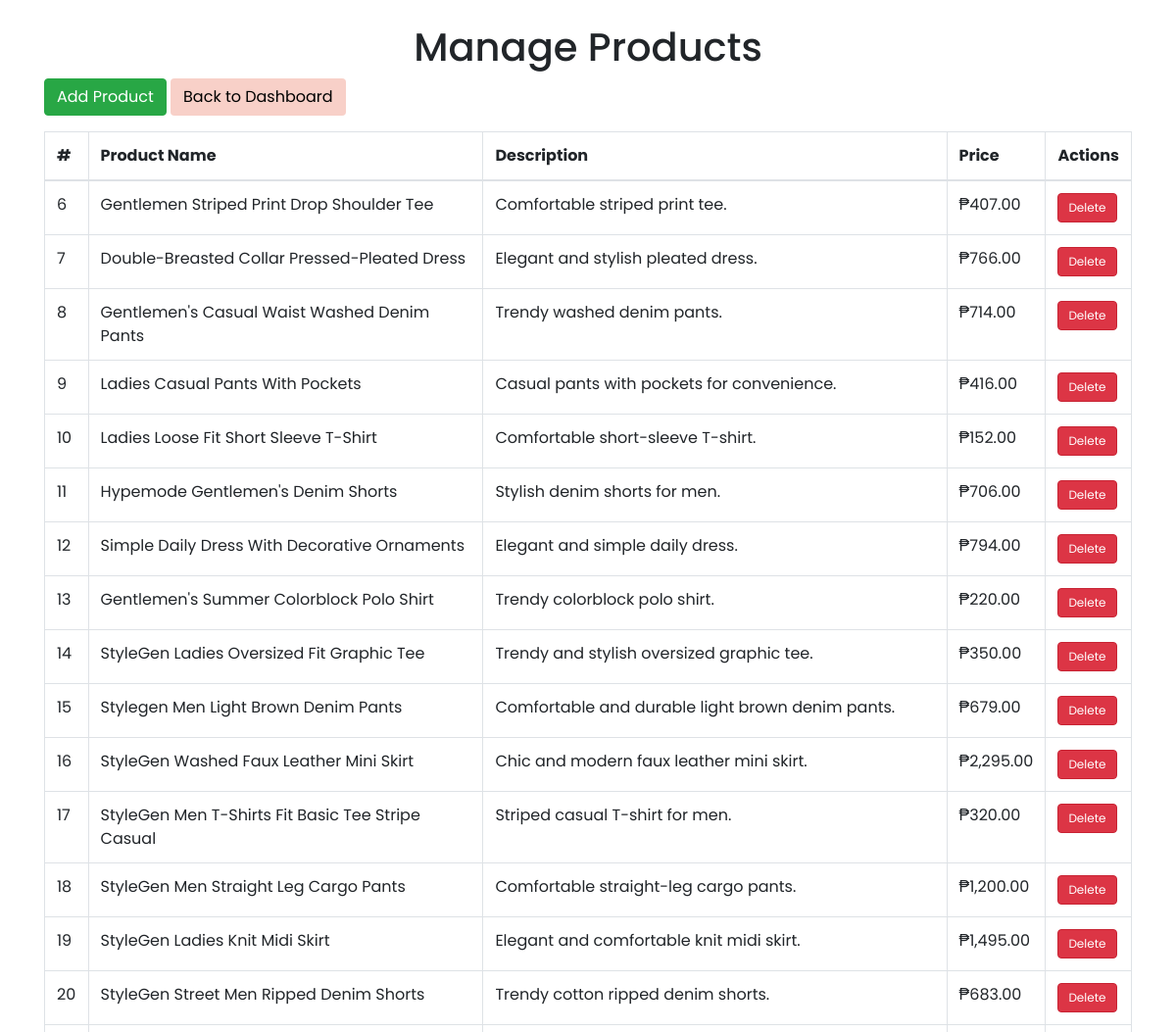
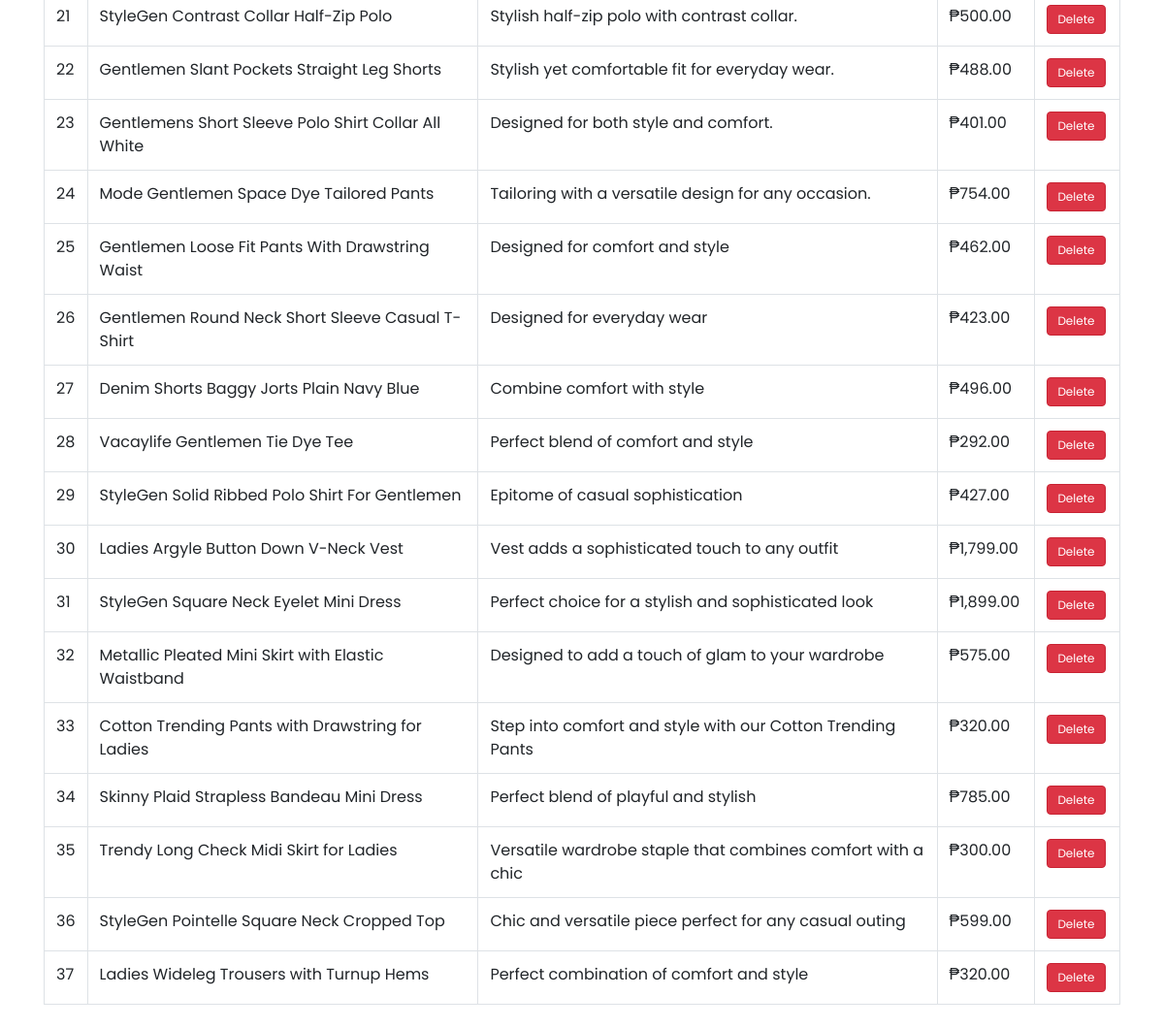
Screenshot of /manageproducts.php (signed in) with the database file from the repository (2 pictures, top to bottom).
### tables this page shows
CREATE TABLE `products` (
  `product_id` int(11) NOT NULL,
  `product_name` varchar(255) NOT NULL,
  `description` text NOT NULL,
  `price` decimal(10,2) NOT NULL,
  `orig_price` decimal(10,2) NOT NULL,
  `image_url` varchar(255) NOT NULL,
  `category` varchar(255) NOT NULL,
  `tag` varchar(100) NOT NULL
);

### manageproducts.php (the view, shortened to what this page needs)
<?php
include('db.php');
$query = "SELECT * FROM products";
$result = mysqli_query($connection, $query);
?>
<!DOCTYPE html>
<html lang="en">
<head>
    <link rel="stylesheet" href="https://stackpath.bootstrapcdn.com/bootstrap/4.5.2/css/bootstrap.min.css">
</head>
<body>
    <div class="container my-4">
        <h1 class="text-center">Manage Products</h1>
        <a href="addproduct.php" class="btn btn-success mb-3">Add Product</a>
        <a href="dashboard.php" class="btn back-btn mb-3">Back to Dashboard</a>
        <table class="table table-bordered">
            <thead>
                <tr>
                    <th>#</th>
                    <th>Product Name</th>
                    <th>Description</th>
                    <th>Price</th>
                    <th>Actions</th>
                </tr>
            </thead>
            <tbody>
                <?php while ($product = mysqli_fetch_assoc($result)) { ?>
                    <tr>
                        <td><?php echo htmlspecialchars($product['product_id']); ?></td>
                        <td><?php echo htmlspecialchars($product['product_name']); ?></td>
                        <td><?php echo htmlspecialchars($product['description']); ?></td>
                        <td>₱<?php echo number_format($product['price'], 2); ?></td>
                        <td>
                            <button onclick="confirmDelete(<?php echo $product['product_id']; ?>)"
                                    class="btn btn-danger action-btn">Delete</button>
                        </td>
                    </tr>
                <?php } ?>
            </tbody>
        </table>
    </div>
</body>
</html>

### manageproducts.php (style rules this page uses)
body { font-family: 'Poppins', sans-serif; }
.back-btn { background-color: #F8D0C8; color: black; }
.action-btn { font-size: 12px; padding: 5px 10px; }
.btn-danger { background-color: #dc3545; border-color: #c82333; }

### rows the page displays
products: product_id "6", product_name "Gentlemen Striped Print Drop Shoulder Tee", description "Comfortable striped print tee.", price "407.00"
products: product_id "7", product_name "Double-Breasted Collar Pressed-Pleated Dress", description "Elegant and stylish pleated dress.", price "766.00"
products: product_id "8", product_name "Gentlemen's Casual Waist Washed Denim Pants", description "Trendy washed denim pants.", price "714.00"
products: product_id "9", product_name "Ladies Casual Pants With Pockets", description "Casual pants with pockets for convenience.", price "416.00"
products: product_id "10", product_name "Ladies Loose Fit Short Sleeve T-Shirt", description "Comfortable short-sleeve T-shirt.", price "152.00"
products: product_id "11", product_name "Hypemode Gentlemen's Denim Shorts", description "Stylish denim shorts for men.", price "706.00"
products: product_id "12", product_name "Simple Daily Dress With Decorative Ornaments", description "Elegant and simple daily dress.", price "794.00"
products: product_id "13", product_name "Gentlemen's Summer Colorblock Polo Shirt", description "Trendy colorblock polo shirt.", price "220.00"
products: product_id "14", product_name "StyleGen Ladies Oversized Fit Graphic Tee", description "Trendy and stylish oversized graphic tee.", price "350.00"
products: product_id "15", product_name "Stylegen Men Light Brown Denim Pants", description "Comfortable and durable light brown denim pants.", price "679.00"
products: product_id "16", product_name "StyleGen Washed Faux Leather Mini Skirt", description "Chic and modern faux leather mini skirt.", price "2,295.00"
products: product_id "17", product_name "StyleGen Men T-Shirts Fit Basic Tee Stripe Casual", description "Striped casual T-shirt for men.", price "320.00"
products: product_id "18", product_name "StyleGen Men Straight Leg Cargo Pants", description "Comfortable straight-leg cargo pants.", price "1,200.00"
products: product_id "19", product_name "StyleGen Ladies Knit Midi Skirt", description "Elegant and comfortable knit midi skirt.", price "1,495.00"
products: product_id "20", product_name "StyleGen Street Men Ripped Denim Shorts", description "Trendy cotton ripped denim shorts.", price "683.00"
products: product_id "21", product_name "StyleGen Contrast Collar Half-Zip Polo", description "Stylish half-zip polo with contrast collar.", price "500.00"
products: product_id "22", product_name "Gentlemen Slant Pockets Straight Leg Shorts", description "Stylish yet comfortable fit for everyday wear.", price "488.00"
products: product_id "23", product_name "Gentlemens Short Sleeve Polo Shirt Collar All White", description "Designed for both style and comfort.", price "401.00"
products: product_id "24", product_name "Mode Gentlemen Space Dye Tailored Pants", description "Tailoring with a versatile design for any occasion.", price "754.00"
products: product_id "25", product_name "Gentlemen Loose Fit Pants With Drawstring Waist", description "Designed for comfort and style", price "462.00"
products: product_id "26", product_name "Gentlemen Round Neck Short Sleeve Casual T-Shirt", description "Designed for everyday wear", price "423.00"
products: product_id "27", product_name "Denim Shorts Baggy Jorts Plain Navy Blue", description "Combine comfort with style", price "496.00"
products: product_id "28", product_name "Vacaylife Gentlemen Tie Dye Tee", description "Perfect blend of comfort and style", price "292.00"
products: product_id "29", product_name "StyleGen Solid Ribbed Polo Shirt For Gentlemen", description "Epitome of casual sophistication", price "427.00"
products: product_id "30", product_name "Ladies Argyle Button Down V-Neck Vest", description "Vest adds a sophisticated touch to any outfit", price "1,799.00"
products: product_id "31", product_name "StyleGen Square Neck Eyelet Mini Dress", description "Perfect choice for a stylish and sophisticated look", price "1,899.00"
products: product_id "32", product_name "Metallic Pleated Mini Skirt with Elastic Waistband", description "Designed to add a touch of glam to your wardrobe", price "575.00"
products: product_id "33", product_name "Cotton Trending Pants with Drawstring for Ladies", description "Step into comfort and style with our Cotton Trending Pants", price "320.00"
products: product_id "34", product_name "Skinny Plaid Strapless Bandeau Mini Dress", description "Perfect blend of playful and stylish", price "785.00"
products: product_id "35", product_name "Trendy Long Check Midi Skirt for Ladies", description "Versatile wardrobe staple that combines comfort with a chic", price "300.00"
products: product_id "36", product_name "StyleGen Pointelle Square Neck Cropped Top", description "Chic and versatile piece perfect for any casual outing", price "599.00"
products: product_id "37", product_name "Ladies Wideleg Trousers with Turnup Hems", description "Perfect combination of comfort and style", price "320.00"
